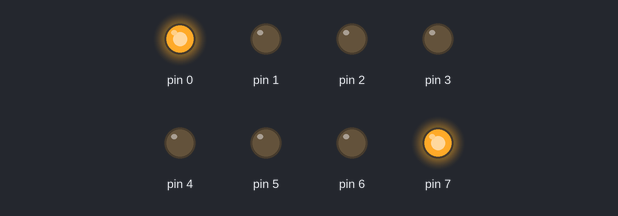
The sketch below on a simulated Arduino Uno, built with avr-gcc and run on an emulated ATmega328P. On the bench: output pins drawn as LEDs (lit = HIGH).

Above: at 0.2 s.
At 1.7 s:
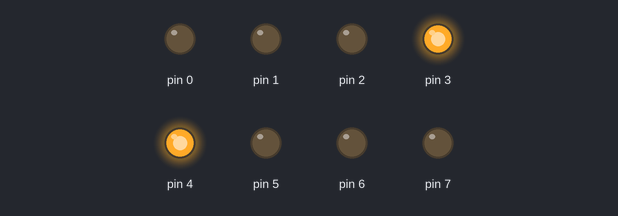
At 4.7 s:
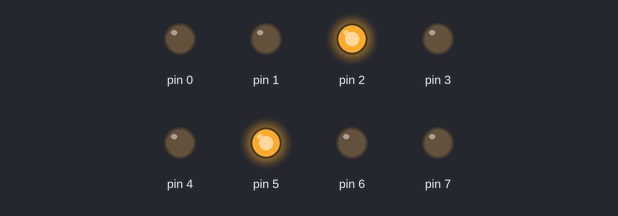
At 7.7 s:
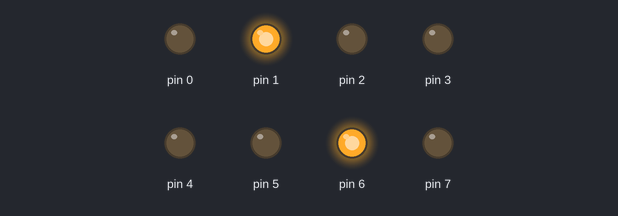
Timing chart, 0 to 8.1 s (numbered marks = the images above):
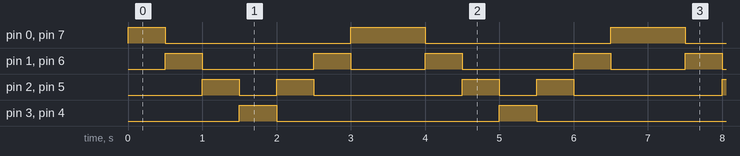

The sketch:

UNO_LED_Pattern_1_0.ino
```cpp
void setup()
{
  int i;
  // Configure digital pins 0 to 7 as output pins
  for (i = 0; i < 8; i++)
  {
    pinMode(i, OUTPUT);
  }
}

void loop()
{
  int i;
  while (1) // Infinite loop
  {
    // Forward LED pattern sequence
    for (i = 0; i < 1; i++)
    {
      PORTD = 129; // Turn on LEDs at pins 0 and 7
      delay(500);  // Wait for 500 milliseconds

      PORTD = 66;  // Turn on LEDs at pins 1 and 6
      delay(500);  // Wait for 500 milliseconds

      PORTD = 36;  // Turn on LEDs at pins 2 and 5
      delay(500);  // Wait for 500 milliseconds

      PORTD = 24;  // Turn on LEDs at pins 3 and 4
      delay(500);  // Wait for 500 milliseconds
    }

    // Reverse LED pattern sequence
    for (i = 0; i < 1; i++)
    {
      PORTD = 36;  // Turn on LEDs at pins 2 and 5
      delay(500);  // Wait for 500 milliseconds

      PORTD = 66;  // Turn on LEDs at pins 1 and 6
      delay(500);  // Wait for 500 milliseconds

      PORTD = 129; // Turn on LEDs at pins 0 and 7
      delay(500);  // Wait for 500 milliseconds
    }
  }
}
```

Measured:
- by itself, pin 0, pin 7: repeats every 3.5 s: LOW 2.5 s, HIGH 1.0 s
- by itself, pin 1, pin 6: repeats every 3.5 s: LOW 1.5 s, HIGH 0.50 s, LOW 1.0 s, HIGH 0.50 s
- by itself, pin 2, pin 5: repeats every 3.5 s: LOW 0.50 s, HIGH 0.50 s, LOW 2.0 s, HIGH 0.50 s
- by itself, pin 3, pin 4: alternates HIGH for 0.50 s and LOW for 3.0 s
